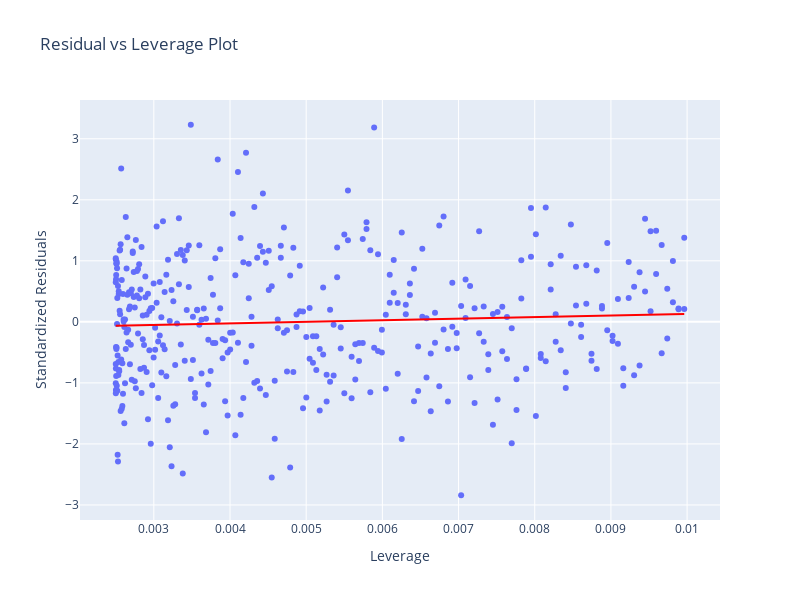

The notebook cell saved with this chart:
### Markdown cell above
9. Make a Residual vs Leverage plot by making a `scatter` between the `leverage` and the `square root of the absolute residuals

### Code cell
fig = px.scatter(x =leverage, y=residual_norm, 
                 height=600, width=800,
                 trendline_color_override="red",
                 trendline="ols", 
                 title='Residual vs Leverage Plot')

fig.update_layout(xaxis_title="Leverage", yaxis_title="Standardized Residuals")
fig.show()

### Figure 1 — Plotly figure (JSON) as saved in the notebook; plotly's stock layout.template omitted (floating-point values rounded to 4 significant figures; data arrays with more than 128 entries replaced by an {"elided": "..."} marker saying what was removed)
{"data": [{"hovertemplate": "x=%{x}<br>y=%{y}<extra></extra>", "legendgroup": "", "marker": {"color": "#636efa", "symbol": "circle"}, "mode": "markers", "name": "", "orientation": "v", "showlegend": false, "type": "scatter", "x": {"elided": "400 float values"}, "xaxis": "x", "y": {"elided": "400 float values"}, "yaxis": "y"}, {"hovertemplate": "<b>OLS trendline</b><br>y = 25.9634 * x + -0.129752<br>R<sup>2</sup>=0.003371<br><br>x=%{x}<br>y=%{y} <b>(trend)</b><extra></extra>", "legendgroup": "", "line": {"color": "red"}, "marker": {"color": "#636efa", "symbol": "circle"}, "mode": "lines", "name": "", "showlegend": false, "type": "scatter", "x": {"elided": "400 float values"}, "xaxis": "x", "y": {"elided": "400 float values"}, "yaxis": "y"}], "layout": {"height": 600, "legend": {"tracegroupgap": 0}, "title": {"text": "Residual vs Leverage Plot"}, "width": 800, "xaxis": {"anchor": "y", "domain": [0, 1], "title": {"text": "Leverage"}}, "yaxis": {"anchor": "x", "domain": [0, 1], "title": {"text": "Standardized Residuals"}}}}
